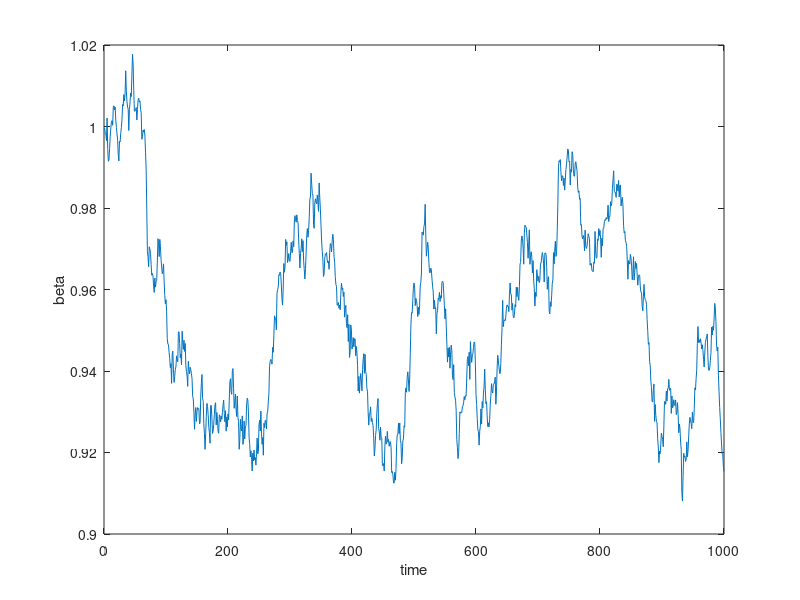
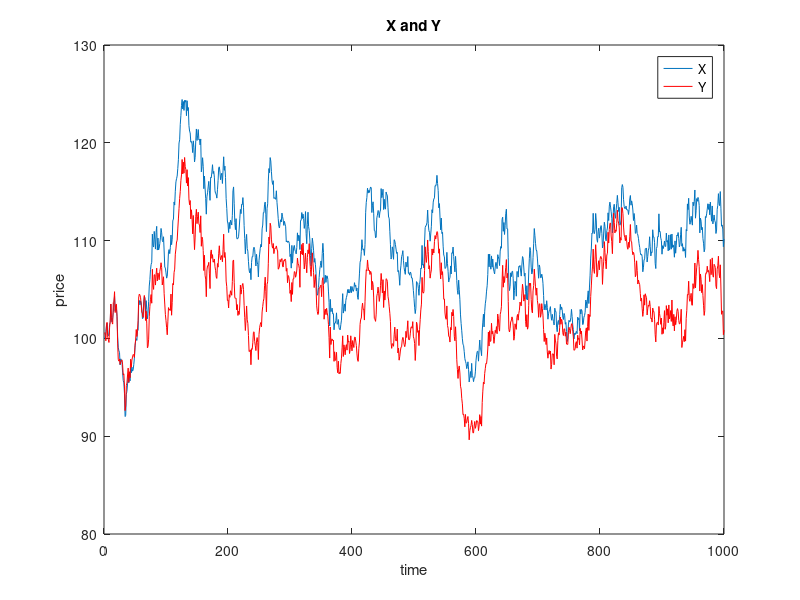

These charts were generated, in order, by the following MATLAB code: (Note: this script raises an error after producing the figures.)
mu=0.1;
t=1:1000;
sig=0.3;
T=1;
N=1000;
r=mu-sig^2/2;
Y=randn;
h=T/N;
sh=sqrt(h);
mh=r*h;
x0=100;
X=x0;


% generate beta
Q=sqrt(0.00001);
beta=1+cumsum (Q*randn(size(t)));
figure;plot (t,beta)
xlabel('time');
ylabel('beta');

% generate x and y
clear G
G(:,1)=[0 x0];
for j=2:N
	z=randn;
	X=X*exp(mh+sh*sig*z);
	G(:,j) = [j*h X];
end
x=G(2,:);

R=sqrt(0.1);
y=x.*beta + R*randn(size(t));
figure;plot (x);hold on;plot (y,'r')
xlabel('time');
ylabel('price');
title ('X and Y');
legend ('X','Y')

% kalman filter calculation
Q=0.6; %sqrt(0.00001);
P=1;
K=1;
H=1;
F=[0.1 0.2 .7 ];n=3;
beta_est(1:n)=beta(1:n);
clear PP
for i=n+1:size(t,2)
	%Prediction
	beta_est(i)=F*beta_est(i-n:i-1)';
	beta_pred(i)=F*beta_est(i-n:i-1)';

	P=F*P*F'+Q;

	% update
	r= y(i)/x(i) -beta_est(i);
	K=P^1*H'*(R+H*P^-1*H')^-1;
	beta_est(i)=beta_est(i) + K*r;
	P=(ones(1,1)-K*H)*P;
	PP(end+1,:) = [P K];	
end
figure(1);clf;plot (beta);hold on;plot (beta_est,'r');plot (beta_pred,'g')
xlabel('time');
ylabel('price');
legend ('beta','estimated beta','predicted beta');

% trading algorithm
 ii=find  (y-beta_pred.*x>0.0);
s=y- beta_pred.*x;
s=[0 diff(s)];
ii=ii(10:end); % ignore the converegance time of kalman filter
figure;plot (cumsum(s(ii)))
xlabel('time');
ylabel('equity curve');



